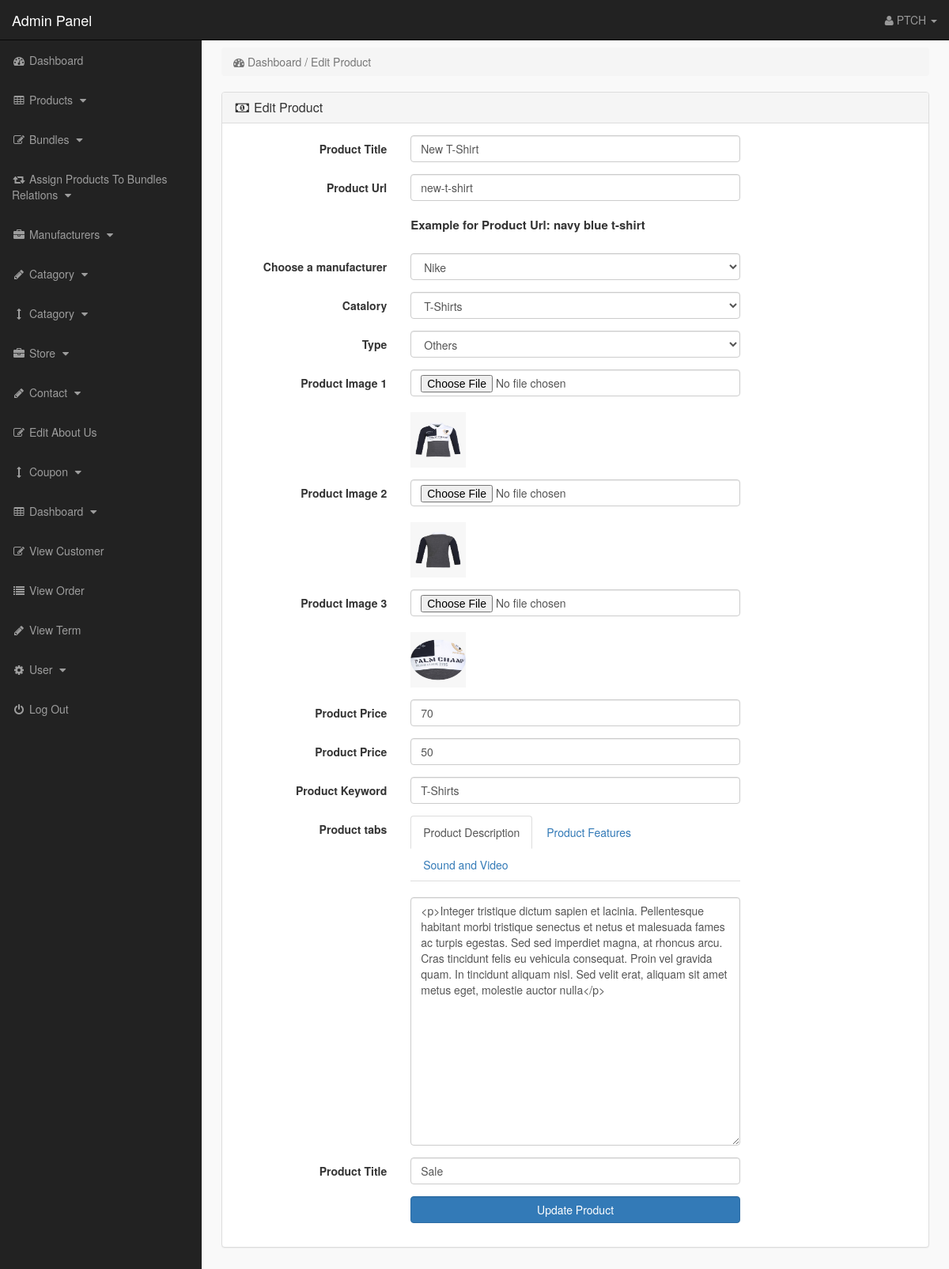
The app's page /admin_area/index.php?edit_product=1 (signed in) with its own data.
### tables this page shows
CREATE TABLE `products` (
  `product_id` int(10) NOT NULL,
  `p_cat_id` int(10) NOT NULL,
  `cat_id` int(10) NOT NULL,
  `manufacturer_id` int(10) NOT NULL,
  `date` timestamp NOT NULL DEFAULT CURRENT_TIMESTAMP ON UPDATE CURRENT_TIMESTAMP,
  `product_title` text NOT NULL,
  `product_url` text NOT NULL,
  `product_img1` text NOT NULL,
  `product_img2` text NOT NULL,
  `product_img3` text NOT NULL,
  `product_price` int(10) NOT NULL,
  `product_psp_price` int(100) NOT NULL,
  `product_desc` text NOT NULL,
  `product_features` text NOT NULL,
  `product_video` text NOT NULL,
  `product_keywords` text NOT NULL,
  `product_label` text NOT NULL,
  `status` varchar(255) NOT NULL
);

CREATE TABLE `manufacturers` (
  `manufacturer_id` int(10) NOT NULL,
  `manufacturer_title` text NOT NULL,
  `manufacturer_top` text NOT NULL,
  `manufacturer_image` text NOT NULL
);

CREATE TABLE `product_categories` (
  `p_cat_id` int(10) NOT NULL,
  `p_cat_title` text NOT NULL,
  `p_cat_top` text NOT NULL,
  `p_cat_image` text NOT NULL
);

CREATE TABLE `categories` (
  `cat_id` int(10) NOT NULL,
  `cat_title` text NOT NULL,
  `cat_top` text NOT NULL,
  `cat_image` text NOT NULL
);

### admin_area/edit_product.php (the view, shortened to what this page needs)
<?php
if (!isset($_SESSION['admin_email'])) {
  echo "<script>window.open('login.php','_self')</script>";
} else {
?>
<?php
  if (isset($_GET['edit_product'])) {
    $edit_id = $_GET['edit_product'];
    $get_p = "select * from products where product_id='$edit_id'";
    $run_edit = mysqli_query($con, $get_p);
    $row_edit = mysqli_fetch_array($run_edit);
    $p_title = $row_edit['product_title'];
    $p_cat = $row_edit['p_cat_id'];
    $cat = $row_edit['cat_id'];
    $m_id = $row_edit['manufacturer_id'];
    $p_image1 = $row_edit['product_img1'];
    $p_image2 = $row_edit['product_img2'];
    $p_image3 = $row_edit['product_img3'];
    $p_price = $row_edit['product_price'];
    $p_desc = $row_edit['product_desc'];
    $p_keywords = $row_edit['product_keywords'];
    $psp_price = $row_edit['product_psp_price'];
    $p_label = $row_edit['product_label'];
    $p_url = $row_edit['product_url'];
  }
  $get_manufacturer = "select * from manufacturers where manufacturer_id='$m_id'";
  $run_manufacturer = mysqli_query($con, $get_manufacturer);
  $row_manfacturer = mysqli_fetch_array($run_manufacturer);
  $manufacturer_id = $row_manfacturer['manufacturer_id'];
  $manufacturer_title = $row_manfacturer['manufacturer_title'];
  $get_p_cat = "select * from product_categories where p_cat_id='$p_cat'";
  $run_p_cat = mysqli_query($con, $get_p_cat);
  $row_p_cat = mysqli_fetch_array($run_p_cat);
  $p_cat_title = $row_p_cat['p_cat_title'];
  $get_cat = "select * from categories where cat_id='$cat'";
  $run_cat = mysqli_query($con, $get_cat);
  $row_cat = mysqli_fetch_array($run_cat);
  $cat_title = $row_cat['cat_title'];
  ?>
<!DOCTYPE html>
<html>
<head>
</head>
<body>
    <div class="row">
        <div class="col-lg-12">
            <ol class="breadcrumb">
                <li class="active">
                    <i class="fa fa-dashboard"> </i> Dashboard / Edit Product
                </li>
            </ol>
        </div>
    </div>
    <div class="row">
        <div class="col-lg-12">
            <div class="panel panel-default">
                <div class="panel-heading">
                    <h3 class="panel-title">
                        <i class="fa fa-money fa-fw"></i> Edit Product
                    </h3>
                </div>
                <div class="panel-body">
                    <form class="form-horizontal" method="post" enctype="multipart/form-data">
                        <div class="form-group">
                            <label class="col-md-3 control-label"> Product Title </label>
                            <div class="col-md-6">
                                <input type="text" name="product_title" class="form-control" required
                                    value="<?php echo $p_title; ?>">
                            </div>
                        </div>
                        <div class="form-group">
                            <label class="col-md-3 control-label"> Product Url </label>
                            <div class="col-md-6">
                                <input type="text" name="product_url" class="form-control" required
                                    value="<?php echo $p_url; ?>">
                                <br>
                                <p style="font-size:15px; font-weight:bold;">
                                    Example for Product Url: navy blue t-shirt
                                </p>
                            </div>
                        </div>
                        <div class="form-group">
                            <label class="col-md-3 control-label"> Choose a manufacturer </label>
                            <div class="col-md-6">
                                <select name="manufacturer" class="form-control">
                                    <option value="<?php echo $manufacturer_id; ?>">
                                        <?php echo $manufacturer_title; ?>
                                    </option>
                                </select>
                            </div>
                        </div>
                        <div class="form-group">
                            <label class="col-md-3 control-label"> Catalory </label>
                            <div class="col-md-6">
                                <select name="product_cat" class="form-control">
                                    <option value="<?php echo $p_cat; ?>"> <?php echo $p_cat_title; ?> </option>
                                </select>
                            </div>
                        </div>
                        <div class="form-group">
                            <label class="col-md-3 control-label"> Type </label>
                            <div class="col-md-6">
                                <select name="cat" class="form-control">
                                    <option value="<?php echo $cat; ?>"> <?php echo $cat_title; ?> </option>
                                </select>
                            </div>
                        </div>
                        <div class="form-group">
                            <label class="col-md-3 control-label"> Product Image 1 </label>
                            <div class="col-md-6">
                                <input type="file" name="product_img1" class="form-control">
                                <br><img src="product_images/<?php echo $p_image1; ?>" width="70" height="70">
                            </div>
                        </div>
                        <div class="form-group">
                            <label class="col-md-3 control-label"> Product Image 2 </label>
                            <div class="col-md-6">
                                <input type="file" name="product_img2" class="form-control">
                                <br><img src="product_images/<?php echo $p_image2; ?>" width="70" height="70">
                            </div>
                        </div>
                        <div class="form-group">
                            <label class="col-md-3 control-label"> Product Image 3 </label>
                            <div class="col-md-6">
                                <input type="file" name="product_img3" class="form-control">
                                <br><img src="product_images/<?php echo $p_image3; ?>" width="70" height="70">
                            </div>
                        </div>
                        <div class="form-group">
                            <label class="col-md-3 control-label"> Product Price </label>
                            <div class="col-md-6">
                                <input type="text" name="product_price" class="form-control" required
                                    value="<?php echo $p_price; ?>">
                            </div>
                        </div>
                        <div class="form-group">
                            <label class="col-md-3 control-label"> Product Price </label>
                            <div class="col-md-6">
                                <input type="text" name="psp_price" class="form-control" required
                                    value="<?php echo $psp_price; ?>">
                            </div>
                        </div>
                        <div class="form-group">
                            <label class="col-md-3 control-label"> Product Keyword </label>
                            <div class="col-md-6">
                                <input type="text" name="product_keywords" class="form-control" required
                                    value="<?php echo $p_keywords; ?>">
                            </div>
                        </div>
                        <div class="form-group">
                            <label class="col-md-3 control-label"> Product tabs </label>
                            <div class="col-md-6">
                                <ul class="nav nav-tabs">
                                    <li class="active">
                                        <a data-toggle="tab" href="#description"> Product Description</a>
                                    </li>
                                    <li>
                                        <a data-toggle="tab" href="#features"> Product Features </a>
                                    </li>
                                    <li>
                                        <a data-toggle="tab" href="#video"> Sound and Video </a>
                                    </li>
                                </ul>
                                <div class="tab-content">
                                    <div id="description" class="tab-pane fade in active">
                                        <br>
                                        <textarea name="product_desc" class="form-control" rows="15"
                                            id="product_desc"><?php echo $p_desc; ?></textarea>
                                    </div>
                                </div>
                            </div>
                        </div>
                        <div class="form-group">
                            <label class="col-md-3 control-label"> Product Title </label>
                            <div class="col-md-6">
                                <input type="text" name="product_label" class="form-control" required
                                    value="<?php echo $p_label; ?>">
                            </div>
                        </div>
                        <div class="form-group">
                            <label class="col-md-3 control-label"></label>
                            <div class="col-md-6">
                                <input type="submit" name="update" value="Update Product"
                                    class="btn btn-primary form-control">
                            </div>
                        </div>
                    </form>
                </div>
            </div>
        </div>
    </div>
</body>
</html>
<?php } ?>

### admin_area/includes/sidebar.php (shortened to what this page needs)
<?php
if (!isset($_SESSION['admin_email'])) {
    echo "<script>window.open('login.php','_self')</script>";
} else {
?>
<nav class="navbar navbar-inverse navbar-fixed-top">
    <div class="navbar-header">
        <a class="navbar-brand" href="index.php?dashboard">Admin Panel</a>
    </div>
    <ul class="nav navbar-right top-nav">
        <li class="dropdown">
            <a href="#" class="dropdown-toggle" data-toggle="dropdown">
                <i class="fa fa-user"></i>
                <?php echo $admin_name; ?> <b class="caret"></b>
            </a>
        </li>
    </ul>
    <div class="collapse navbar-collapse navbar-ex1-collapse">
        <ul class="nav navbar-nav side-nav">
            <li>
                <a href="index.php?dashboard">
                    <i class="fa fa-fw fa-dashboard"></i> Dashboard
                </a>
            </li>
            <li>
                <a href="#" data-toggle="collapse" data-target="#products">
                    <i class="fa fa-fw fa-table"></i> Products
                    <i class="fa fa-fw fa-caret-down"></i>
                </a>
            </li>
            <li>
                <a href="#" data-toggle="collapse" data-target="#bundles">
                    <i class="fa fa-fw fa-edit"></i> Bundles
                    <i class="fa fa-fw fa-caret-down"></i>
                </a>
            </li>
            <li>
                <a href="#" data-toggle="collapse" data-target="#relations">
                    <i class="fa fa-fw fa-retweet"></i> Assign Products To Bundles Relations
                    <i class="fa fa-fw fa-caret-down"></i>
                </a>
            </li>
            <li>
                <a href="#" data-toggle="collapse" data-target="#manufacturers">
                    <i class="fa fa-fw fa-briefcase"></i> Manufacturers
                    <i class="fa fa-fw fa-caret-down"></i>
                </a>
            </li>
            <li>
                <a href="#" data-toggle="collapse" data-target="#p_cat">
                    <i class="fa fa-fw fa-pencil"></i> Catagory
                    <i class="fa fa-fw fa-caret-down"></i>
                </a>
            </li>
            <li>
                <a href="#" data-toggle="collapse" data-target="#cat">
                    <i class="fa fa-fw fa-arrows-v"></i> Catagory
                    <i class="fa fa-fw fa-caret-down"></i>
                </a>
            </li>
            <li>
                <a href="#" data-toggle="collapse" data-target="#store">
                    <i class="fa fa-fw fa-briefcase"></i> Store
                    <i class="fa fa-fw fa-caret-down"></i>
                </a>
            </li>
            <li>
                <a href="#" data-toggle="collapse" data-target="#contact_us">
                    <i class="fa fa-fw fa-pencil"> </i> Contact
                    <i class="fa fa-fw fa-caret-down"></i>
                </a>
            </li>
            <li>
                <a href="index.php?edit_about_us">
                    <i class="fa fa-fw fa-edit"></i> Edit About Us
                </a>
            </li>
            <li>
                <a href="#" data-toggle="collapse" data-target="#coupons">
                    <i class="fa fa-fw fa-arrows-v"></i> Coupon
                    <i class="fa fa-fw fa-caret-down"></i>
                </a>
            </li>
            <li>
                <a href="#" data-toggle="collapse" data-target="#terms">
                    <i class="fa fa-fw fa-table"></i> Dashboard
                    <i class="fa fa-fw fa-caret-down"></i>
                </a>
            </li>
            <li>
                <a href="index.php?view_customers">
                    <i class="fa fa-fw fa-edit"></i> View Customer
                </a>
            </li>
            <li>
                <a href="index.php?view_orders">
                    <i class="fa fa-fw fa-list"></i> View Order
                </a>
            </li>
            <li>
                <a href="index.php?view_payments">
                    <i class="fa fa-fw fa-pencil"></i> View Term
                </a>
            </li>
            <li>
                <a href="#" data-toggle="collapse" data-target="#users">
                    <i class="fa fa-fw fa-gear"></i> User
                    <i class="fa fa-fw fa-caret-down"></i>
                </a>
            </li>
            <li>
                <a href="logout.php">
                    <i class="fa fa-fw fa-power-off"></i> Log Out
                </a>
            </li>
        </ul>
    </div>
</nav>
<?php }

### admin_area/css/style.css (style rules this page uses)
body { margin-top:100px; }
@media (min-width: 768px) { body { margin-top:50px; } }
.top-nav { padding:0 15px; }
.top-nav>li { display:inline-block; float:left; }
.top-nav>li>a { padding-top:15px; padding-bottom:15px; line-height:20px; color:#999; }
@media (min-width: 768px) { .side-nav { position:fixed; top:51px; width:255px; border-radius:0; overflow-y:auto; background-color: #222; bottom:0; overflow-x:hidden; padding-bottom:40px; } }
@media (min-width: 768px) { .side-nav>li>a { width:255px; } }
.panel-body { border-radius:5px; }

### records on screen
products: product_title "New T-Shirt", product_url "new-t-shirt", product_img1 (picture), product_img2 (picture), product_img3 (picture), product_price "70", psp_price "50", product_keywords "T-Shirts", product_desc "<p>Integer tristique dictum sapien et lacinia. Pellentesque habitant morbi tristique senectus et netus et malesuada fames ac turpis egestas. Sed sed imperdiet magna, at rhoncus arcu. Cras tincidunt felis eu vehicula consequat. Proin vel gravida quam. In tincidunt aliquam nisl. Sed velit erat, aliquam sit amet metus eget, molestie auctor nulla</p>", product_label "Sale"
manufacturers: manufacturer "Nike"
product_categories: product_cat "T-Shirts"
categories: cat "Others"

### other values on screen
$admin_name "PTCH"
